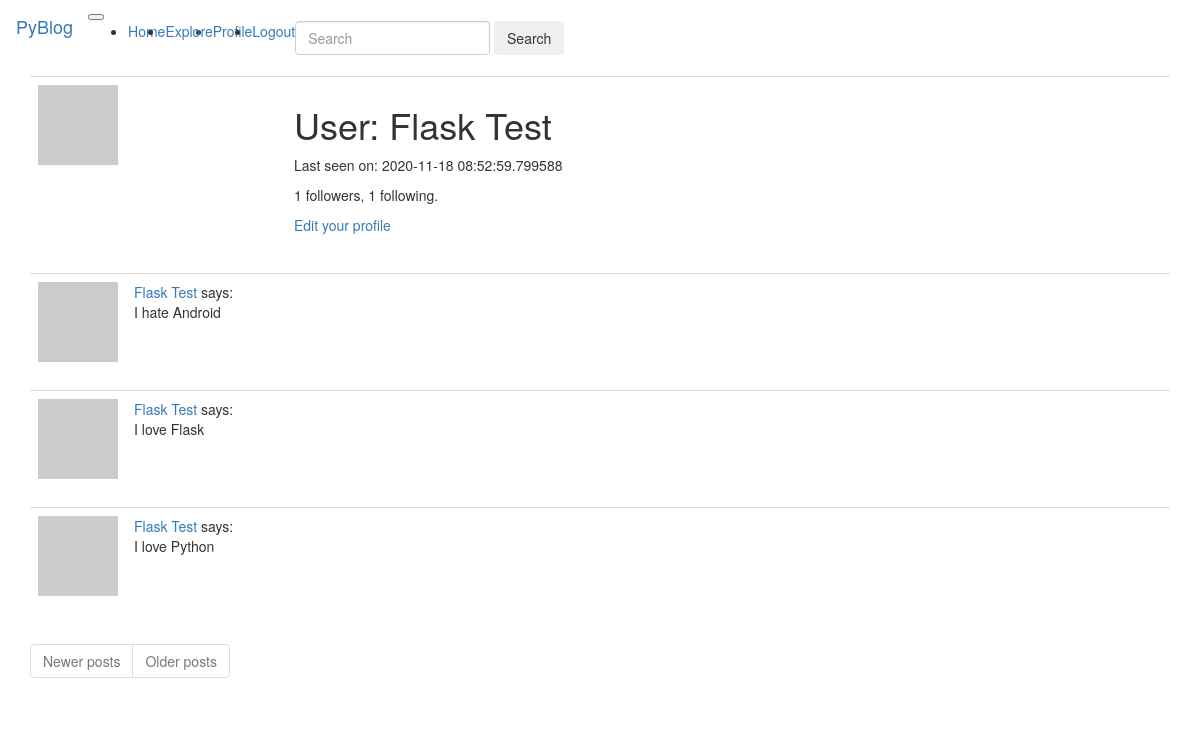
/user/Flask Test (signed in), run on an earlier commit of the app's database.
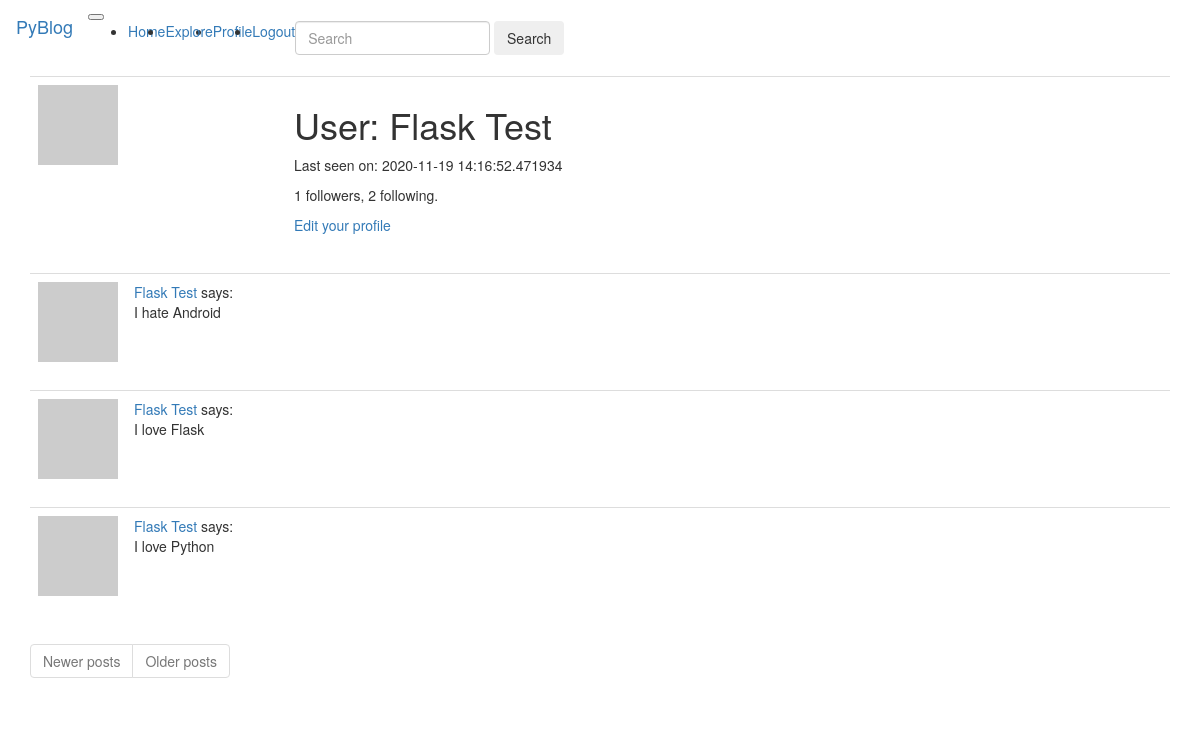
And on a later commit of the database.
### app/models.py (models this page shows, shortened)
class User(UserMixin, db.Model):
    id = db.Column(db.Integer, primary_key=True)
    username = db.Column(db.String(64), index=True, unique=True)
    email = db.Column(db.String(120), index=True, unique=True)
    password_hash = db.Column(db.String(128))
    posts = db.relationship('Post', backref='author', lazy='dynamic')
    about_me = db.Column(db.String(140))
    last_seen = db.Column(db.DateTime, default=datetime.utcnow)
    followed = db.relationship(
        'User', secondary=followers,
        primaryjoin=(followers.c.follower_id == id),
        secondaryjoin=(followers.c.followed_id == id),
        backref=db.backref('followers', lazy='dynamic'), lazy='dynamic'
    )
    def avatar(self, size):
        digest = md5(self.email.lower().encode('utf-8')).hexdigest()
        return 'https://www.gravatar.com/avatar/{}?d=identicon&s={}'.format(digest, size)

class Post(db.Model):
    id = db.Column(db.Integer, primary_key=True)
    body = db.Column(db.String(140))
    timestamp = db.Column(db.DateTime, index=True, default=datetime.utcnow)
    user_id = db.Column(db.Integer, db.ForeignKey('user.id'))

### app/routes.py (the view)
@app.route('/user/<username>')
@login_required
def user(username):
    user = User.query.filter_by(username=username).first_or_404()
    page = request.args.get('page', 1, type=int)
    posts = user.posts.order_by(Post.timestamp.desc()).paginate(
        page, app.config['POSTS_PER_PAGE'], False
    )
    next_url = url_for('user', username=user.username, page=posts.next_num) \
        if posts.has_next else None
    prev_url = url_for('user', username=user.username, page=posts.prev_num) \
        if posts.has_prev else None
    form = EmptyForm()
    return render_template('user.html', user=user, posts=posts.items, next_url=next_url, prev_url=prev_url ,form=form)

### app/forms.py
class EmptyForm(FlaskForm):
    submit = SubmitField('Submit')

### app/models.py (called while the page is built)
@login.user_loader
def load_user(id):
    return User.query.get(int(id))

### app/routes.py (called while the page is built)
@app.before_request
def before_request():
    if current_user.is_authenticated:
        current_user.last_seen = datetime.utcnow()
        db.session.commit()

### app/templates/user.html (shortened to what this page needs)
{% extends "base.html" %}
{% block app_content %}
    <table class="table table-hover">
        <tr>
            <td width="256px"><img src="{{ user.avatar(256) }}"></td>
            <td>
                <h1>User: {{ user.username }}</h1>
                {% if user.last_seen %}<p>Last seen on: {{ user.last_seen }}</p>{% endif %}
                <p>{{ user.followers.count() }} followers, {{ user.followed.count() }} following.</p>
                {% if user == current_user %}
                <p><a href="{{ url_for('edit_profile') }}">Edit your profile</a></p>
                {% endif %}
            </td>
        </tr>
    </table>
    {% for post in posts %}
        {% include '_post.html' %}
    {% endfor %}
    <nav aria-label="Page navigation example">
        <ul class="pagination">
            <li class="page-item {% if not prev_url %} disabled {% endif %}">
                <a class="page-link" href="{{ prev_url or '#' }}" tabindex="-1">Newer posts</a>
            </li>
            <li class="page-item {% if not next_url %} disabled {% endif %}">
                <a class="page-link" href="{{ next_url or '#' }}">Older posts</a>
            </li>
        </ul>
    </nav>
{% endblock %}

### app/templates/base.html (shortened to what this page needs)
{% extends 'bootstrap/base.html' %}
{% block navbar %}
    <nav class="navbar navbar-expand-lg navbar-dark bg-dark">
  <a class="navbar-brand" href="{{ url_for('index') }}">PyBlog</a>
  <button class="navbar-toggler" type="button" data-toggle="collapse" data-target="#navbarSupportedContent" aria-controls="navbarSupportedContent" aria-expanded="false" aria-label="Toggle navigation">
  </button>
  <div class="collapse navbar-collapse" id="navbarSupportedContent">
    <ul class="navbar-nav mr-auto">
      <li class="nav-item active">
        <a class="nav-link" href="{{ url_for('index') }}">Home <span class="sr-only">(current)</span></a>
      </li>
      <li class="nav-item dropdown">
        <a class="nav-link dropdown-toggle" href="#" id="navbarDropdown" role="button" data-toggle="dropdown" aria-haspopup="true" aria-expanded="false">
          Explore
        </a>
      </li>
      {% if current_user.is_anonymous%}
      <li class="nav-item">
        <a class="nav-link" href="{{ url_for('login') }}" tabindex="-1" aria-disabled="true">Login</a>
      </li>
      {% else %}
      <li class="nav-item">
          <a class="nav-link" href="{{ url_for('user', username=current_user.username) }}">Profile</a>
      </li>
      <li class="nav-item">
          <a class="nav-link" href="{{ url_for('logout') }}">Logout</a>
      </li>
      {% endif %}
    </ul>
    <form class="form-inline my-2 my-lg-0">
      <input class="form-control mr-sm-2" type="search" placeholder="Search" aria-label="Search">
      <button class="btn btn-outline-success my-2 my-sm-0" type="submit">Search</button>
    </form>
  </div>
</nav>
{% endblock %}
{% block content %}
    <div class="container">
        {% block app_content %}{% endblock %}
    </div>
{% endblock %}

### app/templates/_post.html
<table class="table table-hover">
        <tr>
            <td width="70px">
                <a href="{{ url_for('user', username=post.author.username) }}">
                    <img src="{{ post.author.avatar(70) }}" />
                </a>
            </td>
            <td>
                <a href="{{ url_for('user', username=post.author.username) }}">
                    {{ post.author.username }}
                </a>
                says:
                <br>
                {{ post.body }}
            </td>
        </tr>
    </table>

What changed in the data, as far as the page shows it:
changed User "Flask Test": last_seen "2020-11-18 08:52:59.799588" → "2020-11-19 14:16:52.471934"
Also different on the page:
{{ user.followed.count() }}: "1" → "2"
